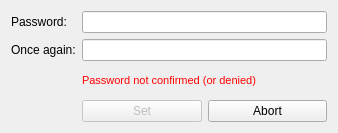
<?xml version="1.0" encoding="UTF-8"?>
<ui version="4.0">
 <class>NewPasswordDialog</class>
 <widget class="QDialog" name="NewPasswordDialog">
  <property name="geometry">
   <rect>
    <x>0</x>
    <y>0</y>
    <width>338</width>
    <height>133</height>
   </rect>
  </property>
  <property name="sizePolicy">
   <sizepolicy hsizetype="Fixed" vsizetype="Fixed">
    <horstretch>0</horstretch>
    <verstretch>0</verstretch>
   </sizepolicy>
  </property>
  <property name="windowTitle">
   <string>Enter a password</string>
  </property>
  <property name="windowIcon">
   <iconset>
    <normaloff>../../images/cryptonote.ico</normaloff>../../images/cryptonote.ico</iconset>
  </property>
  <layout class="QGridLayout" name="gridLayout">
   <item row="3" column="1">
    <widget class="QPushButton" name="m_okButton">
     <property name="enabled">
      <bool>false</bool>
     </property>
     <property name="text">
      <string>Set</string>
     </property>
     <property name="default">
      <bool>true</bool>
     </property>
    </widget>
   </item>
   <item row="3" column="2">
    <widget class="QPushButton" name="m_cancelButton">
     <property name="text">
      <string>Abort</string>
     </property>
    </widget>
   </item>
   <item row="0" column="0">
    <widget class="QLabel" name="label">
     <property name="sizePolicy">
      <sizepolicy hsizetype="Maximum" vsizetype="Preferred">
       <horstretch>0</horstretch>
       <verstretch>0</verstretch>
      </sizepolicy>
     </property>
     <property name="text">
      <string>Password:</string>
     </property>
    </widget>
   </item>
   <item row="0" column="1" colspan="2">
    <widget class="QLineEdit" name="m_passwordEdit">
     <property name="sizePolicy">
      <sizepolicy hsizetype="Expanding" vsizetype="Fixed">
       <horstretch>0</horstretch>
       <verstretch>0</verstretch>
      </sizepolicy>
     </property>
     <property name="echoMode">
      <enum>QLineEdit::Password</enum>
     </property>
    </widget>
   </item>
   <item row="1" column="1" colspan="2">
    <widget class="QLineEdit" name="m_passwordConfirmationEdit">
     <property name="echoMode">
      <enum>QLineEdit::Password</enum>
     </property>
    </widget>
   </item>
   <item row="1" column="0">
    <widget class="QLabel" name="label_2">
     <property name="sizePolicy">
      <sizepolicy hsizetype="Maximum" vsizetype="Preferred">
       <horstretch>0</horstretch>
       <verstretch>0</verstretch>
      </sizepolicy>
     </property>
     <property name="text">
      <string>Once again:</string>
     </property>
    </widget>
   </item>
   <item row="2" column="0" colspan="3">
    <widget class="QLabel" name="m_errorLabel">
     <property name="styleSheet">
      <string notr="true">color: #ff0000; font: 11px;</string>
     </property>
     <property name="text">
      <string>Password not confirmed (or denied)</string>
     </property>
     <property name="alignment">
      <set>Qt::AlignCenter</set>
     </property>
    </widget>
   </item>
  </layout>
 </widget>
 <tabstops>
  <tabstop>m_passwordEdit</tabstop>
  <tabstop>m_passwordConfirmationEdit</tabstop>
  <tabstop>m_okButton</tabstop>
  <tabstop>m_cancelButton</tabstop>
 </tabstops>
 <resources/>
 <connections>
  <connection>
   <sender>m_okButton</sender>
   <signal>clicked()</signal>
   <receiver>NewPasswordDialog</receiver>
   <slot>accept()</slot>
   <hints>
    <hint type="sourcelabel">
     <x>147</x>
     <y>102</y>
    </hint>
    <hint type="destinationlabel">
     <x>147</x>
     <y>63</y>
    </hint>
   </hints>
  </connection>
  <connection>
   <sender>m_cancelButton</sender>
   <signal>clicked()</signal>
   <receiver>NewPasswordDialog</receiver>
   <slot>reject()</slot>
   <hints>
    <hint type="sourcelabel">
     <x>241</x>
     <y>102</y>
    </hint>
    <hint type="destinationlabel">
     <x>147</x>
     <y>63</y>
    </hint>
   </hints>
  </connection>
  <connection>
   <sender>m_passwordEdit</sender>
   <signal>textChanged(QString)</signal>
   <receiver>NewPasswordDialog</receiver>
   <slot>checkPassword(QString)</slot>
   <hints>
    <hint type="sourcelabel">
     <x>206</x>
     <y>25</y>
    </hint>
    <hint type="destinationlabel">
     <x>168</x>
     <y>64</y>
    </hint>
   </hints>
  </connection>
  <connection>
   <sender>m_passwordConfirmationEdit</sender>
   <signal>textChanged(QString)</signal>
   <receiver>NewPasswordDialog</receiver>
   <slot>checkPassword(QString)</slot>
   <hints>
    <hint type="sourcelabel">
     <x>206</x>
     <y>64</y>
    </hint>
    <hint type="destinationlabel">
     <x>168</x>
     <y>64</y>
    </hint>
   </hints>
  </connection>
 </connections>
 <slots>
  <slot>checkPassword(QString)</slot>
 </slots>
</ui>
